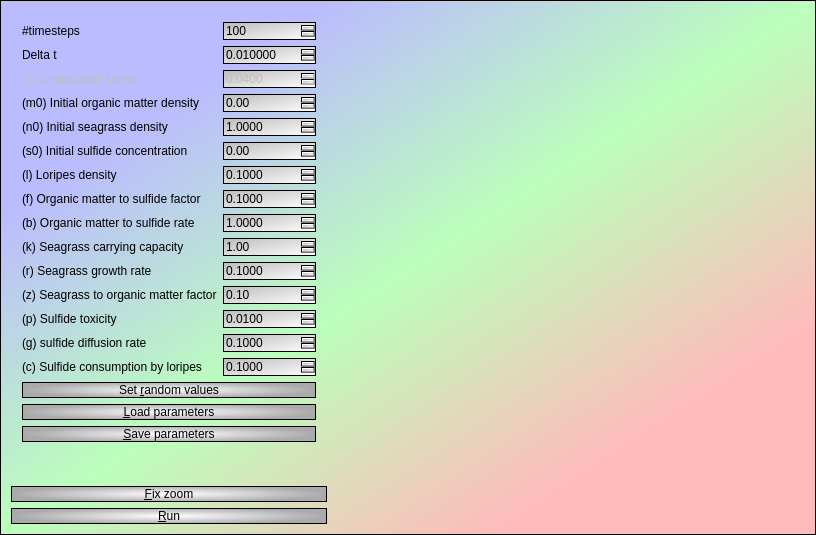
<?xml version="1.0" encoding="UTF-8"?>
<ui version="4.0">
 <class>QtMutualismBreakdownerEquilibriumDialog</class>
 <widget class="QDialog" name="QtMutualismBreakdownerEquilibriumDialog">
  <property name="geometry">
   <rect>
    <x>0</x>
    <y>0</y>
    <width>816</width>
    <height>535</height>
   </rect>
  </property>
  <property name="windowTitle">
   <string>MutualismBreakdowner</string>
  </property>
  <property name="styleSheet">
   <string notr="true">QDialog {
 background-color: qlineargradient(x1: 0, y1: 0, x2: 1, y2: 1, stop: 0  #bbf, stop: 0.2  #bbf, stop: 0.5 #bfb, stop: 0.8 #fbb, stop: 1 #fbb);
  border: 1px solid black
}

QSpinBox,QDoubleSpinBox,QComboBox { 
  background-color: qlineargradient(x1: 0, y1: 0, x2: 1, y2: 1, stop: 0  #bbb, stop: 1 #fff);
  border: 1px solid black
}

QPushButton
{
  color: #000;
  background-color: qradialgradient(cx: 0.5, cy: 0.5,fx: 0.5, fy: 0.5,radius: 0.5, stop: 0 #fff, stop: 1 #aaa);
  border: 1px solid black
}

QPlainTextEdit {
  font: 18px bold &quot;Courier&quot; courier monospace
}</string>
  </property>
  <layout class="QGridLayout" name="gridLayout">
   <item row="0" column="1">
    <widget class="QwtPlot" name="plot_equilibrium" native="true"/>
   </item>
   <item row="2" column="0">
    <widget class="QPushButton" name="button_run">
     <property name="text">
      <string>&amp;Run</string>
     </property>
    </widget>
   </item>
   <item row="0" column="0">
    <widget class="QWidget" name="widget" native="true">
     <property name="sizePolicy">
      <sizepolicy hsizetype="Maximum" vsizetype="Preferred">
       <horstretch>0</horstretch>
       <verstretch>0</verstretch>
      </sizepolicy>
     </property>
     <layout class="QFormLayout" name="formLayout">
      <item row="0" column="0">
       <widget class="QLabel" name="label_3">
        <property name="text">
         <string>#timesteps</string>
        </property>
       </widget>
      </item>
      <item row="0" column="1">
       <widget class="QSpinBox" name="box_n_timesteps">
        <property name="maximum">
         <number>1000000000</number>
        </property>
        <property name="value">
         <number>100</number>
        </property>
       </widget>
      </item>
      <item row="1" column="0">
       <widget class="QLabel" name="label_5">
        <property name="text">
         <string>Delta t</string>
        </property>
       </widget>
      </item>
      <item row="1" column="1">
       <widget class="QDoubleSpinBox" name="box_delta_t">
        <property name="decimals">
         <number>6</number>
        </property>
        <property name="minimum">
         <double>0.000001000000000</double>
        </property>
        <property name="maximum">
         <double>1.000000000000000</double>
        </property>
        <property name="singleStep">
         <double>0.001000000000000</double>
        </property>
        <property name="value">
         <double>0.010000000000000</double>
        </property>
       </widget>
      </item>
      <item row="2" column="0">
       <widget class="QLabel" name="label_desiccation_stress">
        <property name="enabled">
         <bool>false</bool>
        </property>
        <property name="text">
         <string>(d) Desiccation stress</string>
        </property>
       </widget>
      </item>
      <item row="2" column="1">
       <widget class="QDoubleSpinBox" name="box_desiccation_stress">
        <property name="enabled">
         <bool>false</bool>
        </property>
        <property name="decimals">
         <number>4</number>
        </property>
        <property name="maximum">
         <double>1.000000000000000</double>
        </property>
        <property name="singleStep">
         <double>0.010000000000000</double>
        </property>
        <property name="value">
         <double>0.040000000000000</double>
        </property>
       </widget>
      </item>
      <item row="3" column="0">
       <widget class="QLabel" name="label_10">
        <property name="text">
         <string>(m0) Initial organic matter density</string>
        </property>
       </widget>
      </item>
      <item row="3" column="1">
       <widget class="QDoubleSpinBox" name="box_initial_organic_matter_density">
        <property name="maximum">
         <double>10000000.000000000000000</double>
        </property>
       </widget>
      </item>
      <item row="4" column="0">
       <widget class="QLabel" name="label_init_seagrass_density">
        <property name="text">
         <string>(n0) Initial seagrass density</string>
        </property>
       </widget>
      </item>
      <item row="4" column="1">
       <widget class="QDoubleSpinBox" name="box_initial_seagrass_density">
        <property name="decimals">
         <number>4</number>
        </property>
        <property name="minimum">
         <double>0.000000000000000</double>
        </property>
        <property name="maximum">
         <double>1000000.000000000000000</double>
        </property>
        <property name="singleStep">
         <double>0.100000000000000</double>
        </property>
        <property name="value">
         <double>1.000000000000000</double>
        </property>
       </widget>
      </item>
      <item row="5" column="0">
       <widget class="QLabel" name="label_8">
        <property name="text">
         <string>(s0) Initial sulfide concentration</string>
        </property>
       </widget>
      </item>
      <item row="5" column="1">
       <widget class="QDoubleSpinBox" name="box_initial_sulfide_concentration">
        <property name="maximum">
         <double>1000000.000000000000000</double>
        </property>
       </widget>
      </item>
      <item row="6" column="0">
       <widget class="QLabel" name="label_loripes_density">
        <property name="text">
         <string>(l) Loripes density</string>
        </property>
       </widget>
      </item>
      <item row="6" column="1">
       <widget class="QDoubleSpinBox" name="box_loripes_density">
        <property name="decimals">
         <number>4</number>
        </property>
        <property name="maximum">
         <double>1000.000000000000000</double>
        </property>
        <property name="singleStep">
         <double>0.100000000000000</double>
        </property>
        <property name="value">
         <double>0.100000000000000</double>
        </property>
       </widget>
      </item>
      <item row="7" column="0">
       <widget class="QLabel" name="label_organic_matter_to_sulfide_factor">
        <property name="text">
         <string>(f) Organic matter to sulfide factor</string>
        </property>
       </widget>
      </item>
      <item row="7" column="1">
       <widget class="QDoubleSpinBox" name="box_organic_matter_to_sulfide_factor">
        <property name="decimals">
         <number>4</number>
        </property>
        <property name="maximum">
         <double>1000.000000000000000</double>
        </property>
        <property name="value">
         <double>0.100000000000000</double>
        </property>
       </widget>
      </item>
      <item row="8" column="0">
       <widget class="QLabel" name="label_organic_matter_to_sulfide_rate">
        <property name="text">
         <string>(b) Organic matter to sulfide rate</string>
        </property>
       </widget>
      </item>
      <item row="8" column="1">
       <widget class="QDoubleSpinBox" name="box_organic_matter_to_sulfide_rate">
        <property name="decimals">
         <number>4</number>
        </property>
        <property name="maximum">
         <double>100.000000000000000</double>
        </property>
        <property name="value">
         <double>1.000000000000000</double>
        </property>
       </widget>
      </item>
      <item row="9" column="0">
       <widget class="QLabel" name="label_9">
        <property name="text">
         <string>(k) Seagrass carrying capacity</string>
        </property>
       </widget>
      </item>
      <item row="9" column="1">
       <widget class="QDoubleSpinBox" name="box_seagrass_carrying_capacity">
        <property name="maximum">
         <double>1000000.000000000000000</double>
        </property>
        <property name="value">
         <double>1.000000000000000</double>
        </property>
       </widget>
      </item>
      <item row="10" column="0">
       <widget class="QLabel" name="label_seagrass_growth_rate">
        <property name="text">
         <string>(r) Seagrass growth rate</string>
        </property>
       </widget>
      </item>
      <item row="10" column="1">
       <widget class="QDoubleSpinBox" name="box_seagrass_growth_rate">
        <property name="decimals">
         <number>4</number>
        </property>
        <property name="maximum">
         <double>100.000000000000000</double>
        </property>
        <property name="singleStep">
         <double>0.100000000000000</double>
        </property>
        <property name="value">
         <double>0.100000000000000</double>
        </property>
       </widget>
      </item>
      <item row="11" column="0">
       <widget class="QLabel" name="label_seagrass_to_organic_matter_factor">
        <property name="text">
         <string>(z) Seagrass to organic matter factor</string>
        </property>
       </widget>
      </item>
      <item row="11" column="1">
       <widget class="QDoubleSpinBox" name="box_seagrass_to_organic_matter_factor">
        <property name="value">
         <double>0.100000000000000</double>
        </property>
       </widget>
      </item>
      <item row="12" column="0">
       <widget class="QLabel" name="label_7">
        <property name="text">
         <string>(p) Sulfide toxicity</string>
        </property>
       </widget>
      </item>
      <item row="12" column="1">
       <widget class="QDoubleSpinBox" name="box_sulfide_toxicity">
        <property name="decimals">
         <number>4</number>
        </property>
        <property name="maximum">
         <double>100.000000000000000</double>
        </property>
        <property name="singleStep">
         <double>0.010000000000000</double>
        </property>
        <property name="value">
         <double>0.010000000000000</double>
        </property>
       </widget>
      </item>
      <item row="14" column="0">
       <widget class="QLabel" name="label_4">
        <property name="text">
         <string>(c) Sulfide consumption by loripes</string>
        </property>
       </widget>
      </item>
      <item row="14" column="1">
       <widget class="QDoubleSpinBox" name="box_sulfide_consumption_by_loripes">
        <property name="decimals">
         <number>4</number>
        </property>
        <property name="maximum">
         <double>1000.000000000000000</double>
        </property>
        <property name="singleStep">
         <double>0.010000000000000</double>
        </property>
        <property name="value">
         <double>0.100000000000000</double>
        </property>
       </widget>
      </item>
      <item row="15" column="0" colspan="2">
       <widget class="QPushButton" name="button_set_random_values">
        <property name="text">
         <string>Set &amp;random values</string>
        </property>
       </widget>
      </item>
      <item row="17" column="0" colspan="2">
       <widget class="QPushButton" name="button_save">
        <property name="text">
         <string>&amp;Save parameters</string>
        </property>
       </widget>
      </item>
      <item row="16" column="0" colspan="2">
       <widget class="QPushButton" name="button_load">
        <property name="text">
         <string>&amp;Load parameters</string>
        </property>
       </widget>
      </item>
      <item row="13" column="0">
       <widget class="QLabel" name="label_sulfide_diffusion_rate">
        <property name="text">
         <string>(g) sulfide diffusion rate</string>
        </property>
       </widget>
      </item>
      <item row="13" column="1">
       <widget class="QDoubleSpinBox" name="box_sulfide_diffusion_rate">
        <property name="decimals">
         <number>4</number>
        </property>
        <property name="maximum">
         <double>100000000000.000000000000000</double>
        </property>
        <property name="value">
         <double>0.100000000000000</double>
        </property>
       </widget>
      </item>
     </layout>
    </widget>
   </item>
   <item row="1" column="0">
    <widget class="QPushButton" name="button_fix_zoom">
     <property name="text">
      <string>&amp;Fix zoom</string>
     </property>
    </widget>
   </item>
  </layout>
 </widget>
 <layoutdefault spacing="6" margin="11"/>
 <customwidgets>
  <customwidget>
   <class>QwtPlot</class>
   <extends>QWidget</extends>
   <header>qwt_plot.h</header>
   <container>1</container>
  </customwidget>
 </customwidgets>
 <tabstops>
  <tabstop>box_n_timesteps</tabstop>
  <tabstop>box_delta_t</tabstop>
  <tabstop>box_desiccation_stress</tabstop>
  <tabstop>box_initial_organic_matter_density</tabstop>
  <tabstop>box_initial_seagrass_density</tabstop>
  <tabstop>box_initial_sulfide_concentration</tabstop>
  <tabstop>box_loripes_density</tabstop>
  <tabstop>box_organic_matter_to_sulfide_factor</tabstop>
  <tabstop>box_organic_matter_to_sulfide_rate</tabstop>
  <tabstop>box_seagrass_carrying_capacity</tabstop>
  <tabstop>box_seagrass_growth_rate</tabstop>
  <tabstop>box_seagrass_to_organic_matter_factor</tabstop>
  <tabstop>box_sulfide_toxicity</tabstop>
  <tabstop>box_sulfide_diffusion_rate</tabstop>
  <tabstop>box_sulfide_consumption_by_loripes</tabstop>
  <tabstop>button_set_random_values</tabstop>
  <tabstop>button_load</tabstop>
  <tabstop>button_save</tabstop>
 </tabstops>
 <resources/>
 <connections/>
</ui>
